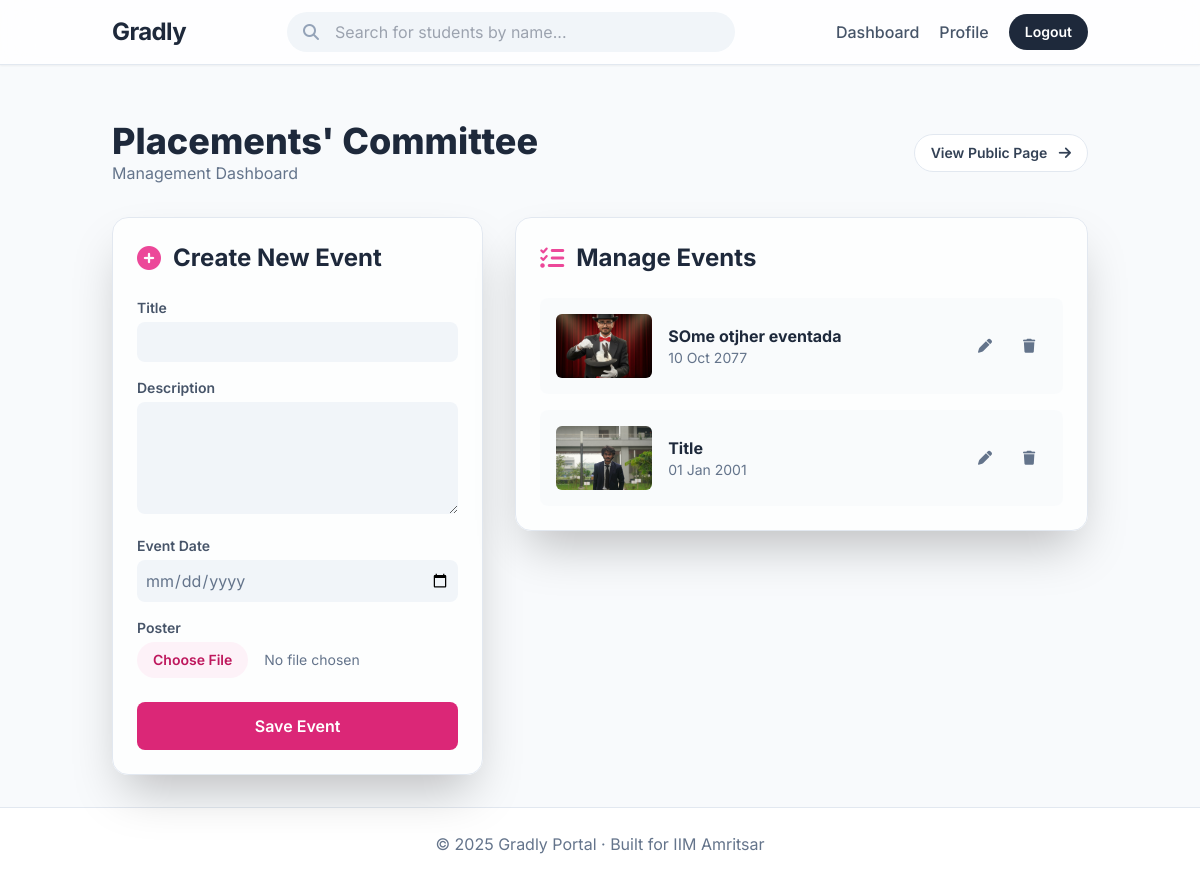
The page /body/7/dashboard (signed in) on the database its author committed.
### models.py (models this page shows, shortened)
class StudentBody(db.Model, UserMixin):
    id = db.Column(db.Integer, primary_key=True)
    name = db.Column(db.String(200), nullable=False)
    email = db.Column(db.String(200), unique=True, nullable=False)
    body_type = db.Column(db.String(100), nullable=True)
    description = db.Column(db.Text, nullable=True)
    password = db.Column(db.String(200), nullable=False)
    logo = db.Column(db.String(200), nullable=True)
    @property
    def user_type(self):
        return "body"

class BodyEvent(db.Model):
    id = db.Column(db.Integer, primary_key=True)
    title = db.Column(db.String(250), nullable=False)
    description = db.Column(db.Text, nullable=True)
    poster = db.Column(db.String(200), nullable=True)  # path in static/uploads/
    date = db.Column(db.DateTime, default=datetime.utcnow)
    body_id = db.Column(db.Integer, db.ForeignKey('student_body.id'), nullable=False)
    body = db.relationship('StudentBody', backref=db.backref('events', lazy=True))

### routes/studentbody.py (the view, shortened to what this page needs)
@studentbody_bp.route('/body/<int:body_id>/dashboard', methods=['GET', 'POST'])
@login_required
def body_dashboard(body_id):
    body = StudentBody.query.get_or_404(body_id)
    if not isinstance(current_user, StudentBody) or current_user.id != body_id:
        abort(403)
    form = BodyEventForm()
    events = BodyEvent.query.filter_by(body_id=body.id).order_by(BodyEvent.date.desc()).all()
    return render_template("body_dashboard.html", body=body, events=events, form=form)

### forms.py
class BodyEventForm(FlaskForm):
    title = StringField("Title", validators=[DataRequired(), Length(max=250)])
    description = TextAreaField("Description", validators=[Length(max=1000)])
    poster = FileField("Poster")  # optional, allow uploads
    date = DateField("Event Date", format="%Y-%m-%d", validators=[DataRequired()])   # ✅ new
    submit = SubmitField("Save Event")

### app.py (called while the page is built)
@login_manager.user_loader
def load_user(user_id):
    if user_id.startswith("U_"):
        roll = user_id.split("_", 1)[1]   # keep string as-is
        return User.query.get(roll)
    elif user_id.startswith("B_"):
        body_id = user_id.split("_", 1)[1]
        return StudentBody.query.get(int(body_id))
    return None

@app.before_request
def create_tables():
    db.create_all()

### templates/body_dashboard.html (shortened to what this page needs)
{% extends "base.html" %}
{% block content %}
<div class="flex justify-between items-center mb-8">
    <div>
        <h1 class="text-4xl font-extrabold text-slate-800">{{ body.name }}</h1>
        <p class="text-slate-500">Management Dashboard</p>
    </div>
    <a href="{{ url_for('studentbody.view_body', body_id=body.id) }}"
        class="bg-white text-slate-700 px-4 py-2 rounded-full font-semibold text-sm border border-slate-200 hover:bg-slate-50 hover:border-slate-300 transition-all">
        View Public Page <i class="fa fa-arrow-right ml-2"></i>
    </a>
</div>
<div class="grid lg:grid-cols-5 gap-8">
    <div class="lg:col-span-2">
        <div class="bg-white/70 backdrop-blur-lg p-6 rounded-2xl shadow-2xl border border-slate-200 sticky top-24">
            <h2 class="text-2xl font-bold text-slate-800 mb-6 flex items-center gap-3"><i
                    class="fa fa-plus-circle text-pink-500"></i> Create New Event</h2>
            <form method="POST" enctype="multipart/form-data" class="space-y-4">
                <div>
                    {{ form.title.label(class="block text-sm font-semibold text-slate-600 mb-1") }}
                    {{ form.title(class="w-full p-2 bg-slate-100 rounded-lg focus:ring-2 focus:ring-pink-500") }}
                </div>
                <div>
                    {{ form.description.label(class="block text-sm font-semibold text-slate-600 mb-1") }}
                    {{ form.description(rows=4, class="w-full p-2 bg-slate-100 rounded-lg focus:ring-2
                    focus:ring-pink-500") }}
                </div>
                <div>
                    {{ form.date.label(class="block text-sm font-semibold text-slate-600 mb-1") }}
                    {{ form.date(class="w-full p-2 bg-slate-100 rounded-lg focus:ring-2 focus:ring-pink-500
                    text-slate-500", type="date") }}
                </div>
                <div>
                    {{ form.poster.label(class="block text-sm font-semibold text-slate-600 mb-1") }}
                    {{ form.poster(class="w-full text-sm text-slate-500 file:mr-4 file:py-2 file:px-4 file:rounded-full
                    file:border-0 file:text-sm file:font-semibold file:bg-pink-50 file:text-pink-700
                    hover:file:bg-pink-100") }}
                </div>
                <div class="pt-2">
                    {{ form.submit(class="w-full bg-pink-600 text-white font-semibold py-3 rounded-lg hover:bg-pink-700
                    transition-all") }}
                </div>
            </form>
        </div>
    </div>
    <div class="lg:col-span-3">
        <div class="bg-white/70 backdrop-blur-lg p-6 rounded-2xl shadow-2xl border border-slate-200">
            <h2 class="text-2xl font-bold text-slate-800 mb-6 flex items-center gap-3"><i
                    class="fa fa-list-check text-pink-500"></i> Manage Events</h2>
            <div class="space-y-4">
                {% for ev in events %}
                <div
                    class="bg-slate-50/80 rounded-lg p-4 flex items-center justify-between gap-4 transition-shadow hover:shadow-md">
                    <div class="flex items-center gap-4">
                        {% if ev.poster %}
                        <img src="{{ url_for('static', filename=ev.poster) }}"
                            class="w-24 h-16 object-cover rounded-md flex-shrink-0" alt="Event Poster">
                        {% else %}
                        <div
                            class="w-24 h-16 bg-slate-200 rounded-md flex-shrink-0 flex items-center justify-center text-slate-400">
                            <i class="fa fa-image"></i></div>
                        {% endif %}
                        <div>
                            <p class="font-bold text-slate-800">{{ ev.title }}</p>
                            <p class="text-sm text-slate-500">{{ ev.date.strftime('%d %b %Y') if ev.date else 'No date'
                                }}</p>
                        </div>
                    </div>
                    <div class="flex items-center gap-2 flex-shrink-0">
                        <a href="{{ url_for('studentbody.edit_event', body_id=body.id, event_id=ev.id) }}"
                            class="h-9 w-9 flex items-center justify-center rounded-full text-slate-500 hover:bg-yellow-100 hover:text-yellow-600 transition-colors"
                            title="Edit">
                            <i class="fa fa-pen text-sm"></i>
                        </a>
                        <form method="POST"
                            action="{{ url_for('studentbody.delete_event', body_id=body.id, event_id=ev.id) }}"
                            onsubmit="return confirm('Are you sure you want to delete this event?');">
                            <button type="submit"
                                class="h-9 w-9 flex items-center justify-center rounded-full text-slate-500 hover:bg-red-100 hover:text-red-600 transition-colors"
                                title="Delete">
                                <i class="fa fa-trash text-sm"></i>
                            </button>
                        </form>
                    </div>
                </div>
                {% else %}
                <p class="text-slate-500 text-center py-10">You haven't created any events yet.</p>
                {% endfor %}
            </div>
        </div>
    </div>
</div>
{% endblock %}

### templates/base.html (style rules this page uses)
body { font-family: 'Inter', sans-serif; }

### rows shown on the page
StudentBody: name "Placements' Committee"
BodyEvent: title.label "Title", poster (picture), title "Title", date "01 Jan 2001"
BodyEvent: poster (picture), title "SOme otjher eventada", date "10 Oct 2077"
